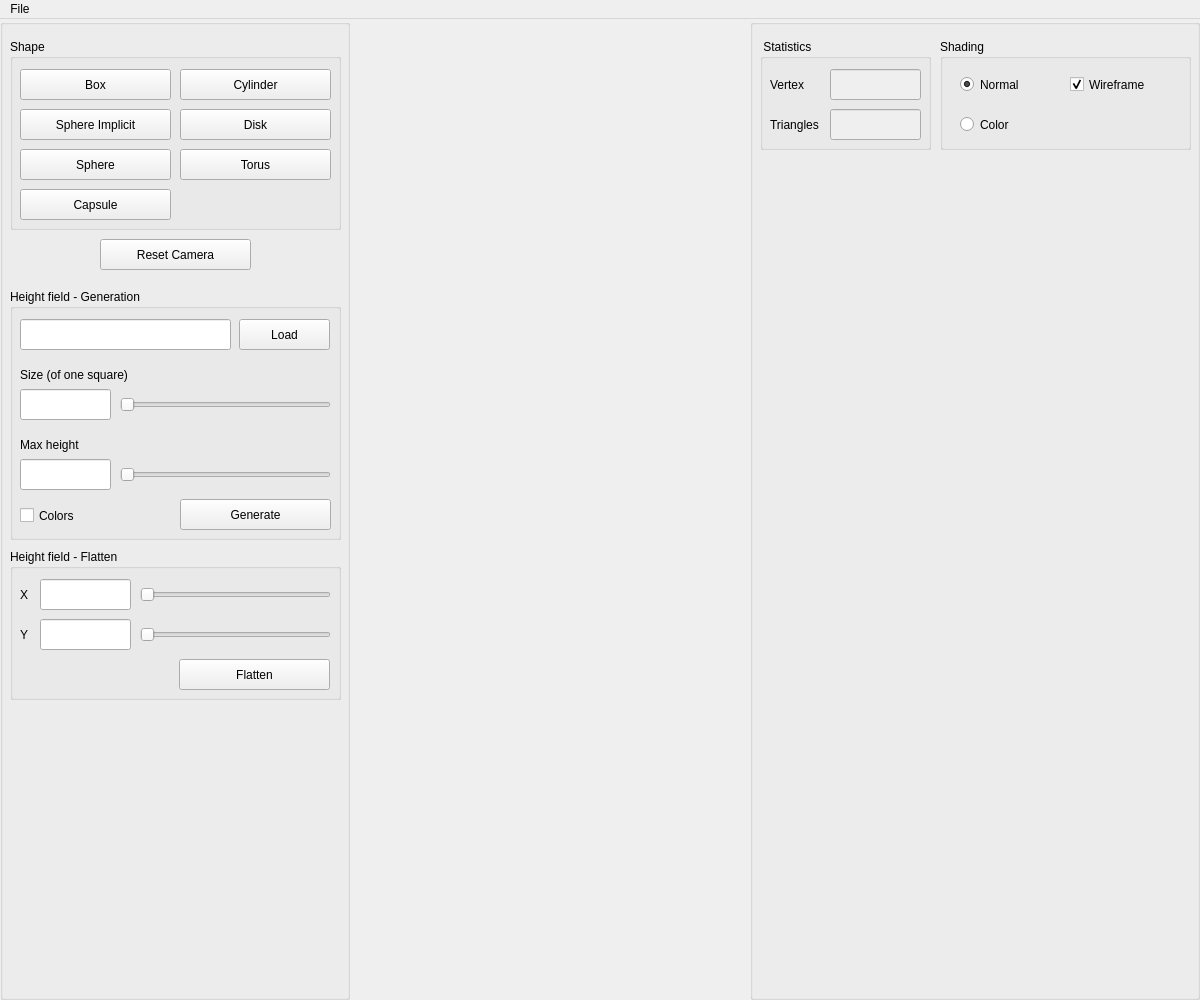
<?xml version="1.0" encoding="UTF-8"?>
<ui version="4.0">
 <class>Assets</class>
 <widget class="QMainWindow" name="Assets">
  <property name="geometry">
   <rect>
    <x>0</x>
    <y>0</y>
    <width>1200</width>
    <height>1000</height>
   </rect>
  </property>
  <property name="minimumSize">
   <size>
    <width>420</width>
    <height>300</height>
   </size>
  </property>
  <property name="windowTitle">
   <string>Implicit Terrain</string>
  </property>
  <widget class="QWidget" name="centralwidget">
   <layout class="QHBoxLayout">
    <property name="spacing">
     <number>0</number>
    </property>
    <property name="leftMargin">
     <number>0</number>
    </property>
    <property name="topMargin">
     <number>0</number>
    </property>
    <property name="rightMargin">
     <number>0</number>
    </property>
    <property name="bottomMargin">
     <number>0</number>
    </property>
    <item>
     <widget class="QGroupBox" name="Objects_groupBox">
      <property name="enabled">
       <bool>true</bool>
      </property>
      <property name="sizePolicy">
       <sizepolicy hsizetype="Fixed" vsizetype="Minimum">
        <horstretch>0</horstretch>
        <verstretch>0</verstretch>
       </sizepolicy>
      </property>
      <property name="minimumSize">
       <size>
        <width>350</width>
        <height>250</height>
       </size>
      </property>
      <property name="title">
       <string/>
      </property>
      <widget class="QPushButton" name="resetcameraButton">
       <property name="geometry">
        <rect>
         <x>100</x>
         <y>220</y>
         <width>151</width>
         <height>31</height>
        </rect>
       </property>
       <property name="toolTip">
        <string>&lt;html&gt;&lt;head/&gt;&lt;body&gt;&lt;p&gt;&lt;span style=&quot; color:#5500ff;&quot;&gt;Callback #03&lt;/span&gt;&lt;/p&gt;&lt;p&gt;&lt;span style=&quot; font-style:italic; color:#aa00ff;&quot;&gt;Create Eurographics 1996 Bird&lt;/span&gt;&lt;/p&gt;&lt;/body&gt;&lt;/html&gt;</string>
       </property>
       <property name="text">
        <string>Reset Camera</string>
       </property>
       <property name="checkable">
        <bool>true</bool>
       </property>
       <property name="autoDefault">
        <bool>false</bool>
       </property>
       <property name="default">
        <bool>false</bool>
       </property>
       <property name="flat">
        <bool>false</bool>
       </property>
      </widget>
      <widget class="QGroupBox" name="Mesh_groupBox">
       <property name="geometry">
        <rect>
         <x>10</x>
         <y>20</y>
         <width>331</width>
         <height>191</height>
        </rect>
       </property>
       <property name="title">
        <string>Shape</string>
       </property>
       <widget class="QPushButton" name="cylinderMesh">
        <property name="geometry">
         <rect>
          <x>170</x>
          <y>30</y>
          <width>151</width>
          <height>31</height>
         </rect>
        </property>
        <property name="toolTip">
         <string>&lt;!DOCTYPE HTML PUBLIC &quot;-//W3C//DTD HTML 4.0//EN&quot; &quot;http://www.w3.org/TR/REC-html40/strict.dtd&quot;&gt;
&lt;html&gt;&lt;head&gt;&lt;meta name=&quot;qrichtext&quot; content=&quot;1&quot; /&gt;&lt;style type=&quot;text/css&quot;&gt;
p, li { white-space: pre-wrap; }
&lt;/style&gt;&lt;/head&gt;&lt;body style=&quot; font-family:'MS Shell Dlg 2'; font-size:8pt; font-weight:400; font-style:normal;&quot;&gt;
&lt;p style=&quot; margin-top:0px; margin-bottom:0px; margin-left:0px; margin-right:0px; -qt-block-indent:0; text-indent:0px;&quot;&gt;&lt;span style=&quot; color:#5500ff;&quot;&gt;Callback #01&lt;/span&gt;&lt;/p&gt;
&lt;p style=&quot; margin-top:0px; margin-bottom:0px; margin-left:0px; margin-right:0px; -qt-block-indent:0; text-indent:0px;&quot;&gt;&lt;span style=&quot; font-style:italic; color:#aa00ff;&quot;&gt;Create Eurographics 1996 Bear&lt;/span&gt;&lt;/p&gt;&lt;/body&gt;&lt;/html&gt;</string>
        </property>
        <property name="text">
         <string>Cylinder</string>
        </property>
        <property name="checkable">
         <bool>false</bool>
        </property>
       </widget>
       <widget class="QPushButton" name="diskMesh">
        <property name="geometry">
         <rect>
          <x>170</x>
          <y>70</y>
          <width>151</width>
          <height>31</height>
         </rect>
        </property>
        <property name="toolTip">
         <string>&lt;!DOCTYPE HTML PUBLIC &quot;-//W3C//DTD HTML 4.0//EN&quot; &quot;http://www.w3.org/TR/REC-html40/strict.dtd&quot;&gt;
&lt;html&gt;&lt;head&gt;&lt;meta name=&quot;qrichtext&quot; content=&quot;1&quot; /&gt;&lt;style type=&quot;text/css&quot;&gt;
p, li { white-space: pre-wrap; }
&lt;/style&gt;&lt;/head&gt;&lt;body style=&quot; font-family:'MS Shell Dlg 2'; font-size:8pt; font-weight:400; font-style:normal;&quot;&gt;
&lt;p style=&quot; margin-top:0px; margin-bottom:0px; margin-left:0px; margin-right:0px; -qt-block-indent:0; text-indent:0px;&quot;&gt;&lt;span style=&quot; color:#5500ff;&quot;&gt;Callback #01&lt;/span&gt;&lt;/p&gt;
&lt;p style=&quot; margin-top:0px; margin-bottom:0px; margin-left:0px; margin-right:0px; -qt-block-indent:0; text-indent:0px;&quot;&gt;&lt;span style=&quot; font-style:italic; color:#aa00ff;&quot;&gt;Create Eurographics 1996 Bear&lt;/span&gt;&lt;/p&gt;&lt;/body&gt;&lt;/html&gt;</string>
        </property>
        <property name="text">
         <string>Disk</string>
        </property>
        <property name="checkable">
         <bool>false</bool>
        </property>
       </widget>
       <widget class="QPushButton" name="torusMesh">
        <property name="geometry">
         <rect>
          <x>170</x>
          <y>110</y>
          <width>151</width>
          <height>31</height>
         </rect>
        </property>
        <property name="toolTip">
         <string>&lt;!DOCTYPE HTML PUBLIC &quot;-//W3C//DTD HTML 4.0//EN&quot; &quot;http://www.w3.org/TR/REC-html40/strict.dtd&quot;&gt;
&lt;html&gt;&lt;head&gt;&lt;meta name=&quot;qrichtext&quot; content=&quot;1&quot; /&gt;&lt;style type=&quot;text/css&quot;&gt;
p, li { white-space: pre-wrap; }
&lt;/style&gt;&lt;/head&gt;&lt;body style=&quot; font-family:'MS Shell Dlg 2'; font-size:8pt; font-weight:400; font-style:normal;&quot;&gt;
&lt;p style=&quot; margin-top:0px; margin-bottom:0px; margin-left:0px; margin-right:0px; -qt-block-indent:0; text-indent:0px;&quot;&gt;&lt;span style=&quot; color:#5500ff;&quot;&gt;Callback #01&lt;/span&gt;&lt;/p&gt;
&lt;p style=&quot; margin-top:0px; margin-bottom:0px; margin-left:0px; margin-right:0px; -qt-block-indent:0; text-indent:0px;&quot;&gt;&lt;span style=&quot; font-style:italic; color:#aa00ff;&quot;&gt;Create Eurographics 1996 Bear&lt;/span&gt;&lt;/p&gt;&lt;/body&gt;&lt;/html&gt;</string>
        </property>
        <property name="text">
         <string>Torus</string>
        </property>
        <property name="checkable">
         <bool>false</bool>
        </property>
       </widget>
       <widget class="QPushButton" name="capsuleMesh">
        <property name="geometry">
         <rect>
          <x>10</x>
          <y>150</y>
          <width>151</width>
          <height>31</height>
         </rect>
        </property>
        <property name="toolTip">
         <string>&lt;!DOCTYPE HTML PUBLIC &quot;-//W3C//DTD HTML 4.0//EN&quot; &quot;http://www.w3.org/TR/REC-html40/strict.dtd&quot;&gt;
&lt;html&gt;&lt;head&gt;&lt;meta name=&quot;qrichtext&quot; content=&quot;1&quot; /&gt;&lt;style type=&quot;text/css&quot;&gt;
p, li { white-space: pre-wrap; }
&lt;/style&gt;&lt;/head&gt;&lt;body style=&quot; font-family:'MS Shell Dlg 2'; font-size:8pt; font-weight:400; font-style:normal;&quot;&gt;
&lt;p style=&quot; margin-top:0px; margin-bottom:0px; margin-left:0px; margin-right:0px; -qt-block-indent:0; text-indent:0px;&quot;&gt;&lt;span style=&quot; color:#5500ff;&quot;&gt;Callback #01&lt;/span&gt;&lt;/p&gt;
&lt;p style=&quot; margin-top:0px; margin-bottom:0px; margin-left:0px; margin-right:0px; -qt-block-indent:0; text-indent:0px;&quot;&gt;&lt;span style=&quot; font-style:italic; color:#aa00ff;&quot;&gt;Create Eurographics 1996 Bear&lt;/span&gt;&lt;/p&gt;&lt;/body&gt;&lt;/html&gt;</string>
        </property>
        <property name="text">
         <string>Capsule</string>
        </property>
        <property name="checkable">
         <bool>false</bool>
        </property>
       </widget>
       <widget class="QPushButton" name="sphereMesh">
        <property name="geometry">
         <rect>
          <x>10</x>
          <y>110</y>
          <width>151</width>
          <height>31</height>
         </rect>
        </property>
        <property name="toolTip">
         <string>&lt;!DOCTYPE HTML PUBLIC &quot;-//W3C//DTD HTML 4.0//EN&quot; &quot;http://www.w3.org/TR/REC-html40/strict.dtd&quot;&gt;
&lt;html&gt;&lt;head&gt;&lt;meta name=&quot;qrichtext&quot; content=&quot;1&quot; /&gt;&lt;style type=&quot;text/css&quot;&gt;
p, li { white-space: pre-wrap; }
&lt;/style&gt;&lt;/head&gt;&lt;body style=&quot; font-family:'MS Shell Dlg 2'; font-size:8pt; font-weight:400; font-style:normal;&quot;&gt;
&lt;p style=&quot; margin-top:0px; margin-bottom:0px; margin-left:0px; margin-right:0px; -qt-block-indent:0; text-indent:0px;&quot;&gt;&lt;span style=&quot; color:#5500ff;&quot;&gt;Callback #01&lt;/span&gt;&lt;/p&gt;
&lt;p style=&quot; margin-top:0px; margin-bottom:0px; margin-left:0px; margin-right:0px; -qt-block-indent:0; text-indent:0px;&quot;&gt;&lt;span style=&quot; font-style:italic; color:#aa00ff;&quot;&gt;Create Eurographics 1996 Bear&lt;/span&gt;&lt;/p&gt;&lt;/body&gt;&lt;/html&gt;</string>
        </property>
        <property name="text">
         <string>Sphere</string>
        </property>
        <property name="checkable">
         <bool>false</bool>
        </property>
       </widget>
       <widget class="QPushButton" name="boxMesh">
        <property name="geometry">
         <rect>
          <x>10</x>
          <y>30</y>
          <width>151</width>
          <height>31</height>
         </rect>
        </property>
        <property name="toolTip">
         <string>&lt;!DOCTYPE HTML PUBLIC &quot;-//W3C//DTD HTML 4.0//EN&quot; &quot;http://www.w3.org/TR/REC-html40/strict.dtd&quot;&gt;
&lt;html&gt;&lt;head&gt;&lt;meta name=&quot;qrichtext&quot; content=&quot;1&quot; /&gt;&lt;style type=&quot;text/css&quot;&gt;
p, li { white-space: pre-wrap; }
&lt;/style&gt;&lt;/head&gt;&lt;body style=&quot; font-family:'MS Shell Dlg 2'; font-size:8pt; font-weight:400; font-style:normal;&quot;&gt;
&lt;p style=&quot; margin-top:0px; margin-bottom:0px; margin-left:0px; margin-right:0px; -qt-block-indent:0; text-indent:0px;&quot;&gt;&lt;span style=&quot; color:#5500ff;&quot;&gt;Callback #01&lt;/span&gt;&lt;/p&gt;
&lt;p style=&quot; margin-top:0px; margin-bottom:0px; margin-left:0px; margin-right:0px; -qt-block-indent:0; text-indent:0px;&quot;&gt;&lt;span style=&quot; font-style:italic; color:#aa00ff;&quot;&gt;Create Eurographics 1996 Bear&lt;/span&gt;&lt;/p&gt;&lt;/body&gt;&lt;/html&gt;</string>
        </property>
        <property name="text">
         <string>Box</string>
        </property>
        <property name="checkable">
         <bool>false</bool>
        </property>
       </widget>
       <widget class="QPushButton" name="sphereImplicit">
        <property name="geometry">
         <rect>
          <x>10</x>
          <y>70</y>
          <width>151</width>
          <height>31</height>
         </rect>
        </property>
        <property name="toolTip">
         <string>&lt;!DOCTYPE HTML PUBLIC &quot;-//W3C//DTD HTML 4.0//EN&quot; &quot;http://www.w3.org/TR/REC-html40/strict.dtd&quot;&gt;
&lt;html&gt;&lt;head&gt;&lt;meta name=&quot;qrichtext&quot; content=&quot;1&quot; /&gt;&lt;style type=&quot;text/css&quot;&gt;
p, li { white-space: pre-wrap; }
&lt;/style&gt;&lt;/head&gt;&lt;body style=&quot; font-family:'MS Shell Dlg 2'; font-size:8pt; font-weight:400; font-style:normal;&quot;&gt;
&lt;p style=&quot; margin-top:0px; margin-bottom:0px; margin-left:0px; margin-right:0px; -qt-block-indent:0; text-indent:0px;&quot;&gt;&lt;span style=&quot; color:#5500ff;&quot;&gt;Callback #01&lt;/span&gt;&lt;/p&gt;
&lt;p style=&quot; margin-top:0px; margin-bottom:0px; margin-left:0px; margin-right:0px; -qt-block-indent:0; text-indent:0px;&quot;&gt;&lt;span style=&quot; font-style:italic; color:#aa00ff;&quot;&gt;Create Eurographics 1996 Bear&lt;/span&gt;&lt;/p&gt;&lt;/body&gt;&lt;/html&gt;</string>
        </property>
        <property name="text">
         <string>Sphere Implicit</string>
        </property>
        <property name="checkable">
         <bool>false</bool>
        </property>
       </widget>
      </widget>
      <widget class="QGroupBox" name="HeightField_groupBox">
       <property name="geometry">
        <rect>
         <x>10</x>
         <y>270</y>
         <width>331</width>
         <height>251</height>
        </rect>
       </property>
       <property name="title">
        <string>Height field - Generation</string>
       </property>
       <widget class="QLineEdit" name="fileInput">
        <property name="enabled">
         <bool>true</bool>
        </property>
        <property name="geometry">
         <rect>
          <x>10</x>
          <y>30</y>
          <width>211</width>
          <height>31</height>
         </rect>
        </property>
        <property name="readOnly">
         <bool>true</bool>
        </property>
       </widget>
       <widget class="QPushButton" name="fileBtn">
        <property name="geometry">
         <rect>
          <x>229</x>
          <y>30</y>
          <width>91</width>
          <height>31</height>
         </rect>
        </property>
        <property name="text">
         <string>Load</string>
        </property>
       </widget>
       <widget class="QPushButton" name="generateBtn">
        <property name="geometry">
         <rect>
          <x>170</x>
          <y>210</y>
          <width>151</width>
          <height>31</height>
         </rect>
        </property>
        <property name="text">
         <string>Generate</string>
        </property>
       </widget>
       <widget class="QLineEdit" name="widthSize">
        <property name="geometry">
         <rect>
          <x>10</x>
          <y>100</y>
          <width>91</width>
          <height>31</height>
         </rect>
        </property>
       </widget>
       <widget class="QLabel" name="label">
        <property name="geometry">
         <rect>
          <x>10</x>
          <y>70</y>
          <width>131</width>
          <height>31</height>
         </rect>
        </property>
        <property name="text">
         <string>Size (of one square)</string>
        </property>
       </widget>
       <widget class="QLabel" name="label_4">
        <property name="geometry">
         <rect>
          <x>10</x>
          <y>140</y>
          <width>131</width>
          <height>31</height>
         </rect>
        </property>
        <property name="text">
         <string>Max height</string>
        </property>
       </widget>
       <widget class="QLineEdit" name="heightMax">
        <property name="geometry">
         <rect>
          <x>10</x>
          <y>170</y>
          <width>91</width>
          <height>31</height>
         </rect>
        </property>
       </widget>
       <widget class="QSlider" name="widthSizeSlider">
        <property name="geometry">
         <rect>
          <x>110</x>
          <y>100</y>
          <width>211</width>
          <height>31</height>
         </rect>
        </property>
        <property name="minimum">
         <number>1</number>
        </property>
        <property name="maximum">
         <number>100</number>
        </property>
        <property name="orientation">
         <enum>Qt::Horizontal</enum>
        </property>
       </widget>
       <widget class="QSlider" name="heightMaxSlider">
        <property name="geometry">
         <rect>
          <x>110</x>
          <y>170</y>
          <width>211</width>
          <height>31</height>
         </rect>
        </property>
        <property name="minimum">
         <number>1</number>
        </property>
        <property name="maximum">
         <number>200</number>
        </property>
        <property name="orientation">
         <enum>Qt::Horizontal</enum>
        </property>
       </widget>
       <widget class="QCheckBox" name="withColors">
        <property name="geometry">
         <rect>
          <x>10</x>
          <y>211</y>
          <width>111</width>
          <height>31</height>
         </rect>
        </property>
        <property name="text">
         <string>Colors</string>
        </property>
       </widget>
      </widget>
      <widget class="QGroupBox" name="Flatten_groupBox">
       <property name="geometry">
        <rect>
         <x>10</x>
         <y>530</y>
         <width>331</width>
         <height>151</height>
        </rect>
       </property>
       <property name="title">
        <string>Height field - Flatten</string>
       </property>
       <widget class="QSlider" name="flattenXSlider">
        <property name="geometry">
         <rect>
          <x>130</x>
          <y>30</y>
          <width>191</width>
          <height>31</height>
         </rect>
        </property>
        <property name="orientation">
         <enum>Qt::Horizontal</enum>
        </property>
       </widget>
       <widget class="QSlider" name="flattenYSlider">
        <property name="geometry">
         <rect>
          <x>130</x>
          <y>70</y>
          <width>191</width>
          <height>31</height>
         </rect>
        </property>
        <property name="orientation">
         <enum>Qt::Horizontal</enum>
        </property>
       </widget>
       <widget class="QPushButton" name="flattenBtn">
        <property name="geometry">
         <rect>
          <x>169</x>
          <y>110</y>
          <width>151</width>
          <height>31</height>
         </rect>
        </property>
        <property name="text">
         <string>Flatten</string>
        </property>
       </widget>
       <widget class="QLineEdit" name="flattenX">
        <property name="geometry">
         <rect>
          <x>30</x>
          <y>30</y>
          <width>91</width>
          <height>31</height>
         </rect>
        </property>
       </widget>
       <widget class="QLineEdit" name="flattenY">
        <property name="geometry">
         <rect>
          <x>30</x>
          <y>70</y>
          <width>91</width>
          <height>31</height>
         </rect>
        </property>
       </widget>
       <widget class="QLabel" name="label_5">
        <property name="geometry">
         <rect>
          <x>10</x>
          <y>30</y>
          <width>21</width>
          <height>31</height>
         </rect>
        </property>
        <property name="text">
         <string>X</string>
        </property>
       </widget>
       <widget class="QLabel" name="label_6">
        <property name="geometry">
         <rect>
          <x>10</x>
          <y>70</y>
          <width>21</width>
          <height>31</height>
         </rect>
        </property>
        <property name="text">
         <string>Y</string>
        </property>
       </widget>
      </widget>
     </widget>
    </item>
    <item>
     <widget class="QWidget" name="widget_GL" native="true"/>
    </item>
    <item>
     <widget class="QGroupBox" name="Parameters_groupBox">
      <property name="sizePolicy">
       <sizepolicy hsizetype="Maximum" vsizetype="Minimum">
        <horstretch>0</horstretch>
        <verstretch>0</verstretch>
       </sizepolicy>
      </property>
      <property name="minimumSize">
       <size>
        <width>450</width>
        <height>141</height>
       </size>
      </property>
      <property name="title">
       <string/>
      </property>
      <widget class="QGroupBox" name="groupBox_4">
       <property name="geometry">
        <rect>
         <x>10</x>
         <y>20</y>
         <width>171</width>
         <height>111</height>
        </rect>
       </property>
       <property name="title">
        <string> Statistics</string>
       </property>
       <widget class="QLabel" name="label_2">
        <property name="geometry">
         <rect>
          <x>10</x>
          <y>30</y>
          <width>61</width>
          <height>31</height>
         </rect>
        </property>
        <property name="text">
         <string>Vertex</string>
        </property>
       </widget>
       <widget class="QLineEdit" name="lineEdit_2">
        <property name="enabled">
         <bool>false</bool>
        </property>
        <property name="geometry">
         <rect>
          <x>70</x>
          <y>70</y>
          <width>91</width>
          <height>31</height>
         </rect>
        </property>
        <property name="alignment">
         <set>Qt::AlignRight|Qt::AlignTrailing|Qt::AlignVCenter</set>
        </property>
       </widget>
       <widget class="QLabel" name="label_3">
        <property name="geometry">
         <rect>
          <x>10</x>
          <y>70</y>
          <width>61</width>
          <height>31</height>
         </rect>
        </property>
        <property name="text">
         <string>Triangles</string>
        </property>
       </widget>
       <widget class="QLineEdit" name="lineEdit">
        <property name="enabled">
         <bool>false</bool>
        </property>
        <property name="geometry">
         <rect>
          <x>70</x>
          <y>30</y>
          <width>91</width>
          <height>31</height>
         </rect>
        </property>
        <property name="text">
         <string/>
        </property>
        <property name="alignment">
         <set>Qt::AlignRight|Qt::AlignTrailing|Qt::AlignVCenter</set>
        </property>
       </widget>
      </widget>
      <widget class="QGroupBox" name="groupBox_13">
       <property name="geometry">
        <rect>
         <x>190</x>
         <y>20</y>
         <width>251</width>
         <height>111</height>
        </rect>
       </property>
       <property name="title">
        <string>Shading</string>
       </property>
       <widget class="QRadioButton" name="radioShadingButton_1">
        <property name="geometry">
         <rect>
          <x>20</x>
          <y>30</y>
          <width>101</width>
          <height>31</height>
         </rect>
        </property>
        <property name="text">
         <string>Normal</string>
        </property>
        <property name="checked">
         <bool>true</bool>
        </property>
       </widget>
       <widget class="QCheckBox" name="wireframe">
        <property name="geometry">
         <rect>
          <x>130</x>
          <y>30</y>
          <width>111</width>
          <height>31</height>
         </rect>
        </property>
        <property name="text">
         <string>Wireframe</string>
        </property>
        <property name="checked">
         <bool>true</bool>
        </property>
       </widget>
       <widget class="QRadioButton" name="radioShadingButton_2">
        <property name="geometry">
         <rect>
          <x>20</x>
          <y>70</y>
          <width>101</width>
          <height>31</height>
         </rect>
        </property>
        <property name="text">
         <string>Color</string>
        </property>
        <property name="checked">
         <bool>false</bool>
        </property>
       </widget>
      </widget>
     </widget>
    </item>
   </layout>
  </widget>
  <widget class="QMenuBar" name="menubar">
   <property name="geometry">
    <rect>
     <x>0</x>
     <y>0</y>
     <width>1200</width>
     <height>21</height>
    </rect>
   </property>
   <widget class="QMenu" name="menuFile">
    <property name="title">
     <string>File</string>
    </property>
   </widget>
   <addaction name="menuFile"/>
  </widget>
  <action name="actionExit">
   <property name="text">
    <string>Exit</string>
   </property>
   <property name="shortcut">
    <string>Esc</string>
   </property>
  </action>
  <action name="actionNew_Scene">
   <property name="text">
    <string>New Scene</string>
   </property>
  </action>
  <action name="actionExport_obj">
   <property name="text">
    <string>OBJ File (.obj)</string>
   </property>
  </action>
  <action name="actionExport_ma">
   <property name="text">
    <string>Maya File (.ma)</string>
   </property>
  </action>
  <action name="actionLoad_ma">
   <property name="text">
    <string>Load</string>
   </property>
  </action>
  <action name="actionGL">
   <property name="text">
    <string>GL</string>
   </property>
  </action>
  <action name="actionVectorized">
   <property name="text">
    <string>Vectorized</string>
   </property>
  </action>
  <action name="actionExport_svg">
   <property name="text">
    <string>SVG File (.svg)</string>
   </property>
  </action>
  <action name="actionSphere_Tracing_png">
   <property name="text">
    <string>Sphere Tracing (.png)</string>
   </property>
  </action>
 </widget>
 <resources/>
 <connections/>
</ui>
